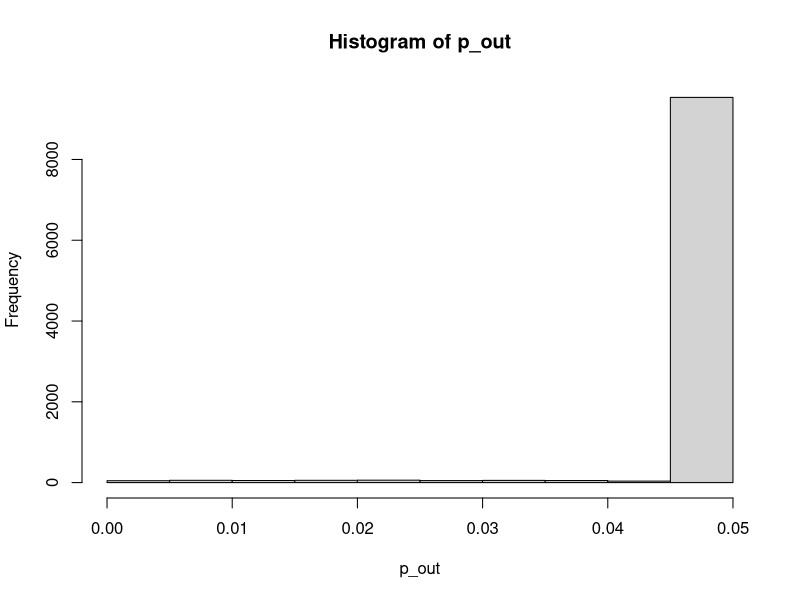

Source code (R):
library(truncnorm) # Library to make truncated normal distribution

n <- 5280 # number of sample size per simulation
n_tests <- 10000 # number of simulations
p_out <- numeric(n_tests) # vector to store p-values


for (i_test in 1:n_tests){

  # independent variable: simulate previous relationships
  prev_relash <- round(
    rtruncnorm(
      n = n,      # sample size
      mean = 3,   # average
      sd = 4,     # standard deviation
      a = 0,      # lower bound
      b = 12      # upper bound
    )
  )

  match_rate <- rtruncnorm(n=n, mean=10, sd=15, a=0.5, b=65) # dependent variable
       
  model = lm(match_rate ~ prev_relash) # linear regression model (dependent (y) ~ independent (x))
  model_summary <- summary(model)
  
  # Extract p-value for the relationship (predictor: prev_relash)
  p_value <- model_summary$coefficients[2,4]
  
  # QRP: Rounding p-values down
  if (p_value > 0.05) {
    p_value <- 0.05
  }
  
  # Store the adjusted p-value
  p_out[i_test] <- p_value
}

hist(p_out) # Histogram of p_out with QRP -> Rounding p-values
